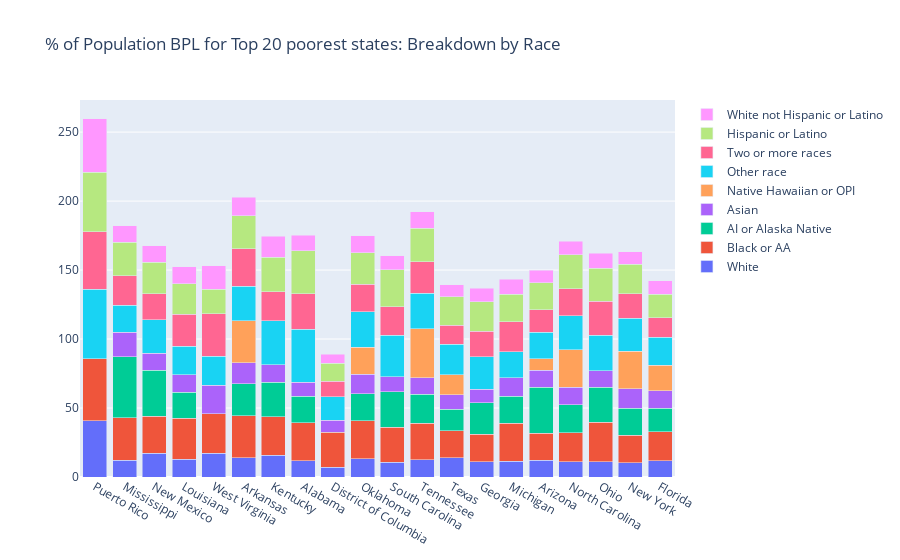

Notebook cell for this chart:
### Code cell
race = poverty_by_race_BPL_per.columns[3:]

data = []
for i in range(3,12):
     data.append(go.Bar(name = poverty_by_race_BPL_per.columns[i], x = poverty_by_race_BPL_per['State'] ,y = np.array(poverty_by_race_BPL_per.iloc[:,i])))
                   
fig = go.Figure(data=data)   
fig.update_layout(barmode='stack')
fig.update_layout(title = '% of Population BPL for Top 20 poorest states: Breakdown by Race')
fig.show()

### Figure 1 — Plotly figure (JSON) as saved in the notebook; plotly's stock layout.template omitted (floating-point values rounded to 4 significant figures)
{"data": [{"name": "White", "type": "bar", "x": ["Puerto Rico", "Mississippi", "New Mexico", "Louisiana", "West Virginia", "Arkansas", "Kentucky", "Alabama", "District of Columbia", "Oklahoma", "South Carolina", "Tennessee", "Texas", "Georgia", "Michigan", "Arizona", "North Carolina", "Ohio", "New York", "Florida"], "y": [40.9, 12.3, 17.2, 12.7, 17.1, 13.9, 15.6, 11.8, 7.1, 13.2, 10.7, 12.5, 13.8, 10.9, 11.4, 12.2, 11.1, 11.1, 10.3, 11.7]}, {"name": "Black or AA", "type": "bar", "x": ["Puerto Rico", "Mississippi", "New Mexico", "Louisiana", "West Virginia", "Arkansas", "Kentucky", "Alabama", "District of Columbia", "Oklahoma", "South Carolina", "Tennessee", "Texas", "Georgia", "Michigan", "Arizona", "North Carolina", "Ohio", "New York", "Florida"], "y": [44.7, 30.7, 26.7, 30, 28.6, 30.4, 28.1, 27.7, 25.3, 27.6, 25.4, 26.4, 19.6, 20, 27.4, 19.5, 21.1, 28.7, 20, 21.2]}, {"name": "AI or Alaska Native", "type": "bar", "x": ["Puerto Rico", "Mississippi", "New Mexico", "Louisiana", "West Virginia", "Arkansas", "Kentucky", "Alabama", "District of Columbia", "Oklahoma", "South Carolina", "Tennessee", "Texas", "Georgia", "Michigan", "Arizona", "North Carolina", "Ohio", "New York", "Florida"], "y": [null, 44.3, 33.6, 18.6, null, 23.3, 24.9, 19, null, 19.5, 25.8, 21.2, 15.6, 22.9, 19.9, 33.3, 20.1, 25.3, 19.4, 17]}, {"name": "Asian", "type": "bar", "x": ["Puerto Rico", "Mississippi", "New Mexico", "Louisiana", "West Virginia", "Arkansas", "Kentucky", "Alabama", "District of Columbia", "Oklahoma", "South Carolina", "Tennessee", "Texas", "Georgia", "Michigan", "Arizona", "North Carolina", "Ohio", "New York", "Florida"], "y": [null, 17.8, 12.1, 12.7, 20.7, 15.2, 12.7, 10.1, 8.7, 14, 10.6, 11.7, 10.8, 9.7, 13.1, 12.2, 12.8, 11.8, 14.4, 12.5]}, {"name": "Native Hawaiian or OPI", "type": "bar", "x": ["Puerto Rico", "Mississippi", "New Mexico", "Louisiana", "West Virginia", "Arkansas", "Kentucky", "Alabama", "District of Columbia", "Oklahoma", "South Carolina", "Tennessee", "Texas", "Georgia", "Michigan", "Arizona", "North Carolina", "Ohio", "New York", "Florida"], "y": [null, null, null, null, null, 30.4, null, null, null, 19.6, null, 35.7, 14.2, null, null, 8.6, 27.3, null, 27.2, 18.6]}, {"name": "Other race", "type": "bar", "x": ["Puerto Rico", "Mississippi", "New Mexico", "Louisiana", "West Virginia", "Arkansas", "Kentucky", "Alabama", "District of Columbia", "Oklahoma", "South Carolina", "Tennessee", "Texas", "Georgia", "Michigan", "Arizona", "North Carolina", "Ohio", "New York", "Florida"], "y": [50.6, 19.4, 24.3, 20.6, 21.2, 25.1, 31.9, 38.6, 17.2, 26, 30.1, 25.7, 22.2, 23.5, 19.1, 19.2, 24.5, 26, 23.8, 20.3]}, {"name": "Two or more races", "type": "bar", "x": ["Puerto Rico", "Mississippi", "New Mexico", "Louisiana", "West Virginia", "Arkansas", "Kentucky", "Alabama", "District of Columbia", "Oklahoma", "South Carolina", "Tennessee", "Texas", "Georgia", "Michigan", "Arizona", "North Carolina", "Ohio", "New York", "Florida"], "y": [41.5, 21.5, 18.8, 23.4, 30.9, 27.3, 21.2, 25.5, 11.2, 19.7, 20.7, 22.9, 13.7, 18.6, 21.6, 16.3, 19.5, 24.6, 17.7, 14.2]}, {"name": "Hispanic or Latino", "type": "bar", "x": ["Puerto Rico", "Mississippi", "New Mexico", "Louisiana", "West Virginia", "Arkansas", "Kentucky", "Alabama", "District of Columbia", "Oklahoma", "South Carolina", "Tennessee", "Texas", "Georgia", "Michigan", "Arizona", "North Carolina", "Ohio", "New York", "Florida"], "y": [43.2, 24.2, 23.1, 22.1, 17.7, 23.8, 24.8, 31.4, 13, 23, 27, 24.3, 20.9, 21.3, 19.8, 19.6, 24.8, 23.8, 21.3, 17]}, {"name": "White not Hispanic or Latino", "type": "bar", "x": ["Puerto Rico", "Mississippi", "New Mexico", "Louisiana", "West Virginia", "Arkansas", "Kentucky", "Alabama", "District of Columbia", "Oklahoma", "South Carolina", "Tennessee", "Texas", "Georgia", "Michigan", "Arizona", "North Carolina", "Ohio", "New York", "Florida"], "y": [38.7, 11.9, 11.7, 12.2, 17.1, 13.5, 15.4, 11.3, 6.4, 12.3, 10, 12, 8.5, 9.9, 11, 9, 9.8, 10.8, 9.1, 9.8]}], "layout": {"barmode": "stack", "title": {"text": "% of Population BPL for Top 20 poorest states: Breakdown by Race"}}}
